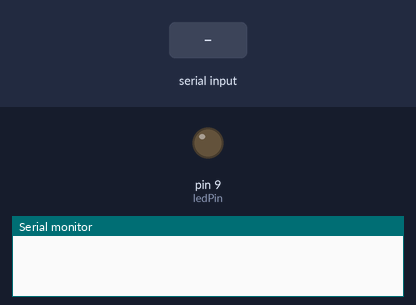
A sketch run on a simulated Arduino Uno, built with avr-gcc and run on an emulated ATmega328P. Shown: output pins drawn as LEDs (lit = HIGH), the last lines printed to the serial monitor. The inputs (shaded band) are chosen by the test bench.

Above: at 1.2 s.
1.3 s: "1\n" received over Serial
At 2.1 s:
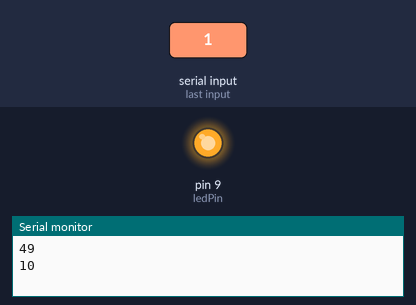
2.8 s: "2\n" received over Serial
At 3.2 s:
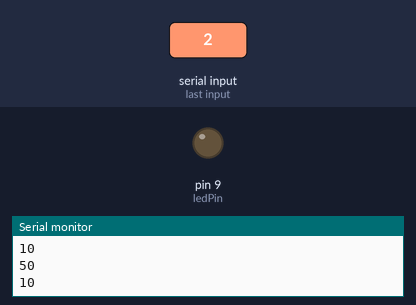
Timing chart, 0 to 5.8 s (numbered marks = the images above; inputs shaded):
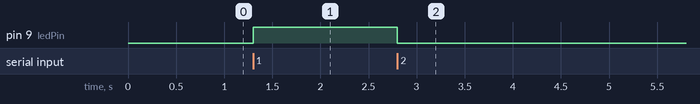

Measured:
- after the input at 1.3 s, pin 9 (ledPin): LOW → HIGH at once
- after the input at 2.8 s, pin 9 (ledPin): HIGH → LOW at once

The sketch:

bluetooth.ino
```cpp
int value;
int ledPin = 9;

void setup() {
Serial.begin(9600);
pinMode(ledPin, OUTPUT); // put your setup code here, to run once:
}
void loop() {
 // put your main code here, to run repeatedly:
if(Serial.available()>0)
 {
 value = Serial.read(); // reading the data received from the bluetooth module
 Serial.println(value);
 Serial.print("\n");
if(value=='1' ){
digitalWrite(ledPin, HIGH);
}
if(value=='2' ){
digitalWrite(ledPin ,LOW);
 }}
}
```
